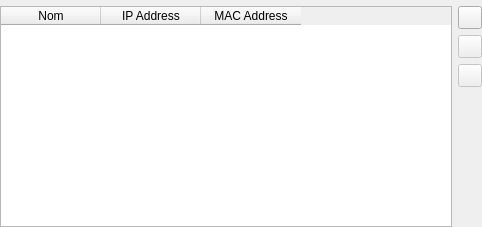
<ui version="4.0" >
 <class>ReservationsView</class>
 <widget class="QWidget" name="ReservationsView" >
  <property name="geometry" >
   <rect>
    <x>0</x>
    <y>0</y>
    <width>432</width>
    <height>227</height>
   </rect>
  </property>
  <property name="windowTitle" >
   <string>OptionsView</string>
  </property>
  <layout class="QVBoxLayout" >
   <property name="leftMargin" >
    <number>0</number>
   </property>
   <property name="topMargin" >
    <number>0</number>
   </property>
   <property name="rightMargin" >
    <number>0</number>
   </property>
   <property name="bottomMargin" >
    <number>0</number>
   </property>
   <item>
    <layout class="QHBoxLayout" />
   </item>
   <item>
    <widget class="TitleWidget" native="1" name="titleWidget" />
   </item>
   <item>
    <widget class="QStackedWidget" name="controlsStack" >
     <property name="currentIndex" >
      <number>1</number>
     </property>
     <widget class="QWidget" name="pageIntro" >
      <layout class="QVBoxLayout" >
       <property name="leftMargin" >
        <number>0</number>
       </property>
       <property name="topMargin" >
        <number>0</number>
       </property>
       <property name="rightMargin" >
        <number>0</number>
       </property>
       <property name="bottomMargin" >
        <number>0</number>
       </property>
       <item>
        <widget class="QLabel" name="label" >
         <property name="text" >
          <string>Une reservation assure qu'un client DHCP se voit assigner tjours la même adresse IP.</string>
         </property>
         <property name="wordWrap" >
          <bool>true</bool>
         </property>
        </widget>
       </item>
       <item>
        <widget class="QLabel" name="lblVariant" >
         <property name="text" >
          <string>Pour ajouter une réservation, cliquez sur Nouvelle réservation.</string>
         </property>
         <property name="wordWrap" >
          <bool>true</bool>
         </property>
        </widget>
       </item>
       <item>
        <widget class="QLabel" name="label_2" >
         <property name="sizePolicy" >
          <sizepolicy vsizetype="Preferred" hsizetype="Expanding" >
           <horstretch>0</horstretch>
           <verstretch>0</verstretch>
          </sizepolicy>
         </property>
         <property name="text" >
          <string>Remarque : une exclusion empêche un client DHCP d'obtenir une adresse d'une plage d'adresses spécifiques. Les plages d'exclusion peuvent être définies dans un pool d'adresses.</string>
         </property>
         <property name="wordWrap" >
          <bool>true</bool>
         </property>
        </widget>
       </item>
       <item>
        <widget class="QLabel" name="label_3" >
         <property name="text" >
          <string>Pour plus d'informations sur les réservations, consultez la documentation de votre DHCPd.</string>
         </property>
        </widget>
       </item>
       <item>
        <spacer>
         <property name="orientation" >
          <enum>Qt::Vertical</enum>
         </property>
         <property name="sizeHint" >
          <size>
           <width>20</width>
           <height>40</height>
          </size>
         </property>
        </spacer>
       </item>
       <item>
        <widget class="QPushButton" name="btnAddReservation" >
         <property name="text" >
          <string>Ajouter réservation</string>
         </property>
         <property name="icon" >
          <iconset resource="dyprosium.qrc" >:/images/Resources/computer_add.png</iconset>
         </property>
        </widget>
       </item>
      </layout>
     </widget>
     <widget class="QWidget" name="pageView" >
      <layout class="QVBoxLayout" >
       <property name="leftMargin" >
        <number>0</number>
       </property>
       <property name="topMargin" >
        <number>0</number>
       </property>
       <property name="rightMargin" >
        <number>0</number>
       </property>
       <property name="bottomMargin" >
        <number>0</number>
       </property>
       <item>
        <layout class="QHBoxLayout" >
         <item>
          <widget class="QTableWidget" name="tableReservations" >
           <property name="editTriggers" >
            <set>QAbstractItemView::NoEditTriggers</set>
           </property>
           <property name="alternatingRowColors" >
            <bool>true</bool>
           </property>
           <property name="selectionMode" >
            <enum>QAbstractItemView::SingleSelection</enum>
           </property>
           <property name="selectionBehavior" >
            <enum>QAbstractItemView::SelectRows</enum>
           </property>
           <column>
            <property name="text" >
             <string>Nom</string>
            </property>
           </column>
           <column>
            <property name="text" >
             <string>IP Address</string>
            </property>
           </column>
           <column>
            <property name="text" >
             <string>MAC Address</string>
            </property>
           </column>
          </widget>
         </item>
         <item>
          <layout class="QVBoxLayout" >
           <item>
            <widget class="QToolButton" name="btnAdd" >
             <property name="text" >
              <string/>
             </property>
             <property name="icon" >
              <iconset resource="dyprosium.qrc" >:/images/Resources/add.png</iconset>
             </property>
            </widget>
           </item>
           <item>
            <widget class="QToolButton" name="btnRemove" >
             <property name="enabled" >
              <bool>false</bool>
             </property>
             <property name="text" >
              <string/>
             </property>
             <property name="icon" >
              <iconset resource="dyprosium.qrc" >:/images/Resources/delete.png</iconset>
             </property>
            </widget>
           </item>
           <item>
            <widget class="QToolButton" name="btnEdit" >
             <property name="enabled" >
              <bool>false</bool>
             </property>
             <property name="icon" >
              <iconset resource="dyprosium.qrc" >:/images/Resources/pencil.png</iconset>
             </property>
             <property name="checked" >
              <bool>false</bool>
             </property>
            </widget>
           </item>
           <item>
            <spacer>
             <property name="orientation" >
              <enum>Qt::Vertical</enum>
             </property>
             <property name="sizeHint" >
              <size>
               <width>20</width>
               <height>40</height>
              </size>
             </property>
            </spacer>
           </item>
          </layout>
         </item>
        </layout>
       </item>
      </layout>
     </widget>
    </widget>
   </item>
  </layout>
 </widget>
 <layoutdefault spacing="6" margin="11" />
 <customwidgets>
  <customwidget>
   <class>TitleWidget</class>
   <extends>QWidget</extends>
   <header>titlewidget.h</header>
   <container>1</container>
  </customwidget>
 </customwidgets>
 <resources>
  <include location="dyprosium.qrc" />
 </resources>
 <connections>
  <connection>
   <sender>btnAddReservation</sender>
   <signal>clicked()</signal>
   <receiver>btnAdd</receiver>
   <slot>click()</slot>
   <hints>
    <hint type="sourcelabel" >
     <x>203</x>
     <y>288</y>
    </hint>
    <hint type="destinationlabel" >
     <x>393</x>
     <y>45</y>
    </hint>
   </hints>
  </connection>
 </connections>
</ui>
